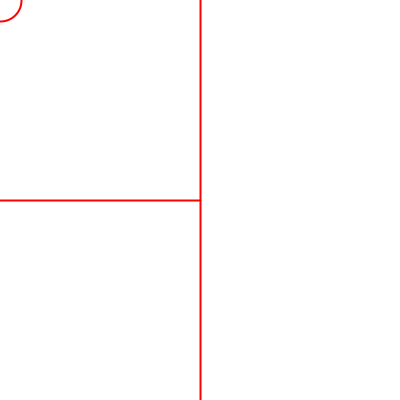
Frame 1 (no input)
Frame 60 (the mouse pressed at the canvas centre just before this capture): identical to frame 1, image omitted
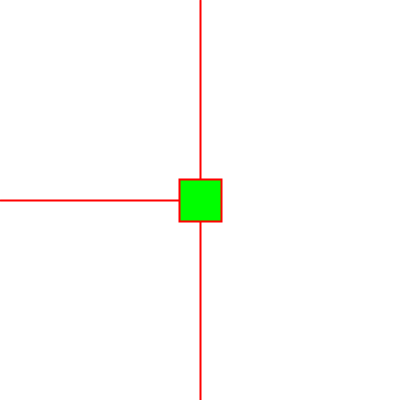
Frame 120 (the mouse held since frame 60 and released just before this capture)

The Processing sketch that drew these frames (run headless with seeded random() and noise(); from frame 60 on, the mouse is pressed at the canvas centre):

// Processing sketch: nested_if
// ── nested_if.pde
int mySize = 42;

void setup() {
  size (400, 400);
}

void draw() {
  background(255);
  
  stroke(255, 0, 0);
  strokeWeight(2);
  line(width/2, 0, width/2, height);
  line(0, height/2, width/2, height/2);

  if (mouseX < width/2) {
    if (mouseY>height/2) {
      fill(0, 0, 255);
    } else {
      fill(255);
    }

    ellipse(mouseX, mouseY, mySize, mySize);
  }

  /*
  if(mouseX>width/2) {
   rectMode(CENTER);
   fill(0,255,0);
   rect(mouseX,mouseY,mySize,mySize);
   }
   */

  else {
    rectMode(CENTER);
    fill(0, 255, 0);
    rect(mouseX, mouseY, mySize, mySize);
  }

  //println("mouseX: "+mouseX+"   mouseY: "+mouseY);
}
